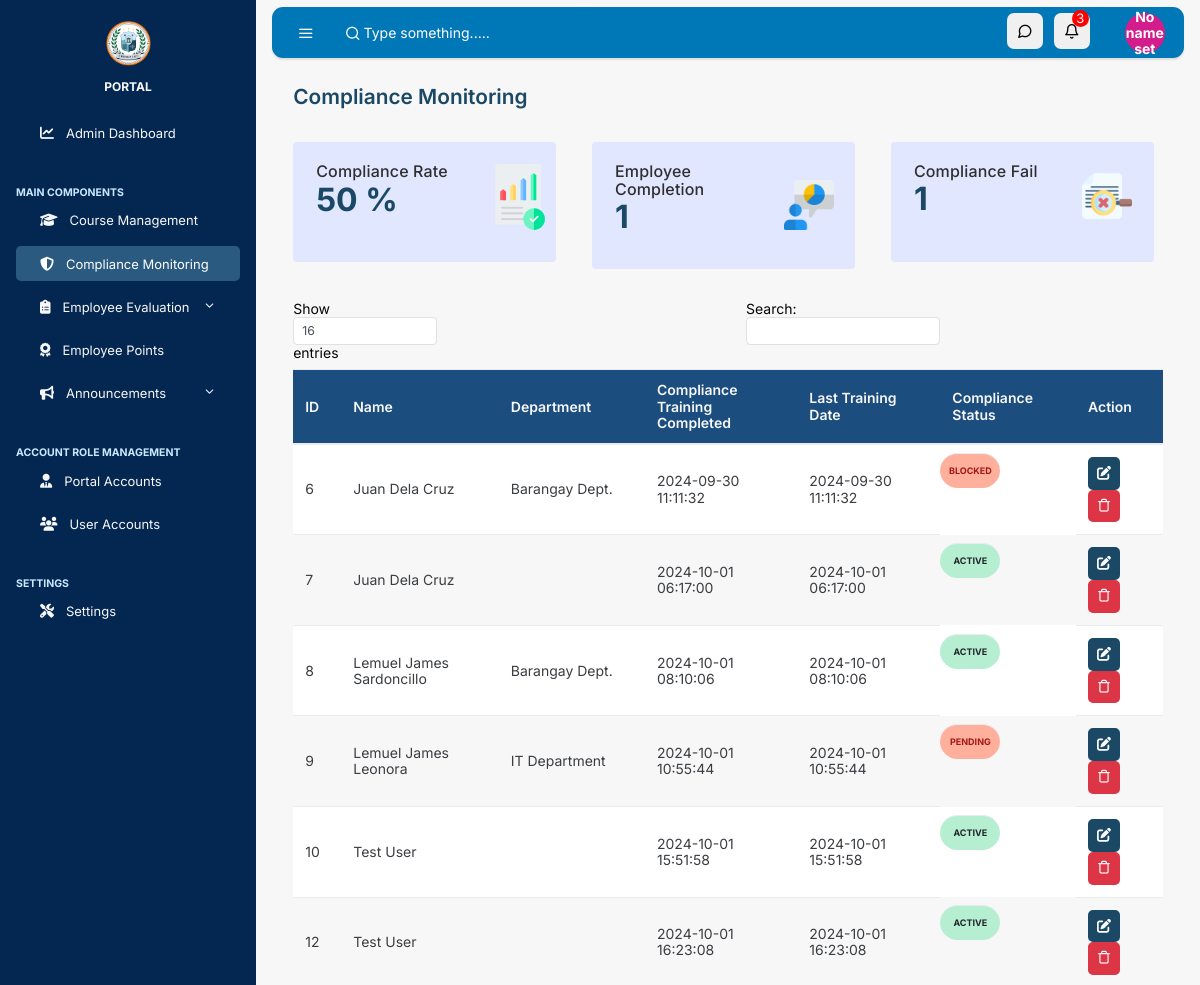
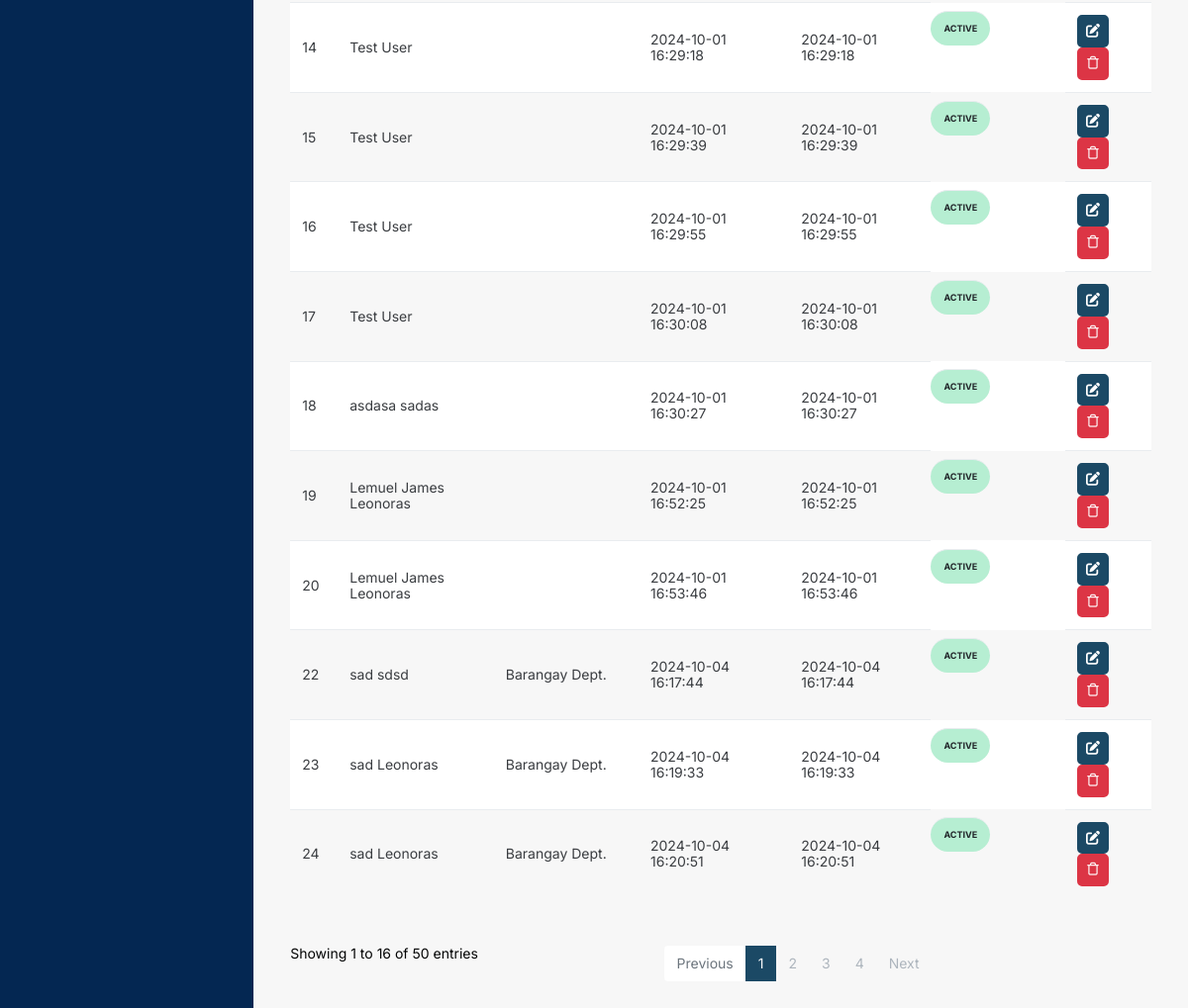
Screenshot of /admin/main/compliance/comp-monitoring (signed in) with the database file from the repository (2 pictures, top to bottom).
### tables this page shows
CREATE TABLE `user_accounts` (
  `id` int(11) NOT NULL,
  `firstname` varchar(255) NOT NULL,
  `lastname` varchar(255) NOT NULL,
  `email` varchar(255) NOT NULL,
  `verification_email` varchar(255) DEFAULT NULL,
  `phone_number` varchar(20) NOT NULL,
  `address` text NOT NULL,
  `job_title` varchar(255) NOT NULL,
  `department` varchar(255) NOT NULL,
  `employee_id` varchar(255) NOT NULL,
  `date_of_hire` date NOT NULL,
  `job_function` varchar(255) NOT NULL,
  `supervisor_name` varchar(255) NOT NULL,
  `supervisor_email` varchar(255) NOT NULL,
  `location` varchar(255) NOT NULL,
  `password` varchar(255) NOT NULL,
  `created_at` timestamp NOT NULL DEFAULT current_timestamp(),
  `updated_at` timestamp NOT NULL DEFAULT current_timestamp() ON UPDATE current_timestamp(),
  `profile_picture` varchar(255) DEFAULT NULL,
  `role` varchar(50) DEFAULT 'Employee',
  `status` varchar(10) DEFAULT 'active',
  `verification_code` varchar(32) DEFAULT NULL,
  `blocked_at` datetime DEFAULT NULL,
  `reset_token_hash` varchar(64) DEFAULT NULL,
  `reset_token_expires_at` datetime DEFAULT NULL
);

### admin/main/compliance/comp-monitoring.php (the view, shortened to what this page needs)
<?php
include('../../../connection.php');
  $stmt = $conn->prepare("SELECT * FROM notifications ORDER BY id DESC");
  $stmt->execute();
  $result = $stmt->get_result();
  $notifications = array();
  while ($row = $result->fetch_assoc()) {
    $notifications[] = $row;
  }
  $notificationCount = count($notifications);
?>
<!DOCTYPE html>
<html lang="en">
  <head>
    <link rel="stylesheet" href="https://cdn.jsdelivr.net/npm/@fortawesome/fontawesome-free@6.6.0/css/fontawesome.min.css">
    <link rel ="stylesheet" href="https://cdnjs.cloudflare.com/ajax/libs/font-awesome/6.6.0/css/all.min.css">
    <link rel="stylesheet" href="../../../css/simplebar.css">
    <link rel="stylesheet" href="../../../css/feather.css">
    <link rel="stylesheet" href="../../../css/main.css">
  </head>
  <body class="vertical  light  ">
    <div class="wrapper">
      <nav class="topnav navbar navbar-light">
        <button type="button" class="navbar-toggler text-muted mt-2 p-0 mr-3 collapseSidebar">
          <i class="fe fe-menu navbar-toggler-icon"></i>
        </button>
        <form class="form-inline mr-auto searchform text-muted">
          <input class="form-control  bg-transparent border-0 pl-4 " type="search" placeholder="Type something....." aria-label="Search">
        </form>
        <ul class="nav">
          <li class="nav-item">
            <section class="nav-link text-muted my-2 circle-icon" href="#" data-toggle="modal" data-target=".modal-shortcut">
              <span class="fe fe-message-circle fe-16"></span>
            </section>
          </li>
          <li class="nav-item nav-notif">
  <section class="nav-link text-muted my-2 circle-icon" href="#" data-toggle="modal" data-target=".modal-notif">
    <span class="fe fe-bell fe-16"></span>
    <?php if ($notificationCount > 0) { ?>
      <span id="notification-count" style="
        position: absolute;
        top: 5px; right: 1px;
        font-size:13px; color: white;
        background-color: red;
        width:17px;
        height: 17px;
        display: flex;
        justify-content: center;
        align-items: center;
        border-radius: 50px;
      "><?php echo $notificationCount; ?></span>
    <?php } ?>
  </section>
</li>
          <li class="nav-item dropdown">
            <span class="nav-link text-muted pr-0 avatar-icon" href="#" id="navbarDropdownMenuLink" role="button" data-toggle="dropdown" aria-haspopup="true" aria-expanded="false">
            <span class="avatar avatar-sm mt-2">
  <div class="avatar-img rounded-circle avatar-initials-min text-center position-relative">
  <?php
$stmt = $conn->prepare("SELECT firstname, lastname FROM admin_accounts WHERE id = ?");
$stmt->bind_param("i", $_SESSION['id']);
$stmt->execute();
$result = $stmt->get_result();
if ($result->num_rows > 0) {
  $row = $result->fetch_assoc();
  $_SESSION["firstname"] = $row['firstname'];
  $_SESSION["lastname"] = $row['lastname'];
  $name = $_SESSION["firstname"] . ' ' . $_SESSION["lastname"];
  $name_array = explode(" ", $name);
  $initials = strtoupper($name_array[0][0] . $name_array[count($name_array) - 1][0]);
  echo $initials;
} else {
  echo "No name set";
}
?>
  </div>
</span>
</span>
          </li>
        </ul>
      </nav>
      <aside class="sidebar-left border-right bg-white " id="leftSidebar" data-simplebar>
        <nav class="vertnav navbar-side navbar-light">
          <div class="w-100 mb-4 d-flex">
            <a class="navbar-brand mx-auto mt-2 flex-fill text-center" href="#">
                <img src="../../../assets/images/unified-lgu-logo.png" width="45">
            <div class="brand-title">
            <br>
              <span>PORTAL</span>
            </div>
            </a>
          </div>
          <ul class="navbar-nav flex-fill w-100 mb-2">
            <li class="nav-item dropdown">
              <a class="nav-link" href="../../../admin/main/dashboard">
              <i class="fas fa-chart-line"></i>
                <span class="ml-3 item-text">Admin Dashboard</span>
              </a>
            </li>
          </ul>
          <p class="text-muted-nav nav-heading mt-4 mb-1">
          <span style="font-size: 10.5px; font-weight: bold; font-family: 'Inter', sans-serif;">MAIN COMPONENTS</span>
          </p>
          <ul class="navbar-nav flex-fill w-100 mb-2">
          <ul class="navbar-nav flex-fill w-100 mb-2">
            <li class="nav-item w-100">
              <a class="nav-link" href="../../../admin/main/courses/course_mgmt">
              <i class="fa-solid fa-graduation-cap"></i>
                <span class="ml-3 item-text">Course Management</span>
              </a>
            </li>
          </ul>
          <ul class="navbar-nav active  flex-fill w-100 mb-2">
            <li class="nav-item w-100">
              <a class="nav-link" href="../../../admin/main/compliance/comp-monitoring">
              <i class="fa-solid fa-shield-halved"></i>
                <span class="ml-3 item-text">Compliance Monitoring</span>
              </a>
            </li>
          </ul>
          <ul class="navbar-nav flex-fill w-100 mb-2">
            <li class="nav-item dropdown">
              <a href="#tables" data-toggle="collapse" aria-expanded="false" class="dropdown-toggle nav-link">
              <i class="fa-solid fa-clipboard-list"></i>
                <span class="ml-3 item-text">Employee Evaluation</span><span class="sr-only">(current)</span>
              </a>
            </li>
          </ul>
          <ul class="navbar-nav flex-fill w-100 mb-2">
            <li class="nav-item w-100">
            <a class="nav-link" href="../../../admin/main/employee/emp-points">
            <i class="fa-solid fa-award"></i>
                <span class="ml-3 item-text">Employee Points</span>
              </a>
            </li>
          </ul>
          <ul class="navbar-nav flex-fill w-100 mb-2">
            <li class="nav-item dropdown">
              <a href="#dashboard" data-toggle="collapse" aria-expanded="false" class="dropdown-toggle nav-link">
              <i class="fa-solid fa-bullhorn"></i>
                <span class="ml-3 item-text">Announcements</span><span class="sr-only">(current)</span>
              </a>
            </li>
          </ul>
          <p class="text-muted-nav nav-heading mt-4 mb-1">
          <span style="font-size: 10.5px; font-weight: bold; font-family: 'Inter', sans-serif;">ACCOUNT ROLE MANAGEMENT</span>
          </p>
          <ul class="navbar-nav flex-fill w-100 mb-2">
            <li class="nav-item w-100">
              <a class="nav-link" href="../../../admin/account_mgmt/admin-account">
              <i class="fa-solid fa-user-tie"></i>
                <span class="ml-3 item-text">Portal Accounts</span>
              </a>
            </li>
          </ul>
          <ul class="navbar-nav flex-fill w-100 mb-2">
            <li class="nav-item w-100">
            <a class="nav-link" href="../../../admin/account_mgmt/user-account">
            <i class="fa-solid fa-users"></i>
                <span class="ml-3 item-text">User Accounts</span>
              </a>
            </li>
          </ul>
          <p class="text-muted-nav nav-heading mt-4 mb-1">
          <span style="font-size: 10.5px; font-weight: bold; font-family: 'Inter', sans-serif;">SETTINGS</span>
          </p>
          <ul class="navbar-nav flex-fill w-100 mb-2">
            <li class="nav-item w-100">
              <a class="nav-link" href="../../../admin/user/settings">
              <i class="fa-solid fa-screwdriver-wrench"></i>
                <span class="ml-3 item-text">Settings</span>
              </a>
            </li>
          </ul>
        </nav>
      </aside>
      <main role="main" class="main-content">
      <div class="col">
      <h2 class="h5 page-title">Compliance Monitoring</h2>
</div>
      <?php
$result = $conn->query("SELECT COUNT(*) as total_users FROM user_accounts");
if ($result->num_rows > 0) {
    $row = $result->fetch_assoc();
    $total_users = $row["total_users"];
} else {
    $total_users = 0;
}
$result_active = $conn->query("SELECT COUNT(*) as active_users FROM admin_accounts WHERE status = 'active'");
if ($result_active->num_rows > 0) {
    $row_active = $result_active->fetch_assoc();
    $active_users = $row_active["active_users"];
} else {
    $active_users = 0;
}
?>
      <div class="container-fluid">
          <div class="row justify-content-center">
    </div>
    <div class="row my-4">
<div class="col-md-4">
  <div class="card  mb-4">
    <div class="card-body">
      <div class="row align-items-center">
        <div class="col">
          <small class="text-muted-show mb-1">Compliance Rate</small>
          <h3 class="card-title" style="font-size:32px;"><?php
echo$total_users;
?> %</h3>
        </div>
        <div class="col-4 text-right">
          <span class="sparkline "><img src="../../../assets/images/evaluate.png"  width="70"></span>
        </div>
      </div>
    </div>
  </div>
</div>
<div class="col-md-4">
  <div class="card  mb-4">
    <div class="card-body">
      <div class="row align-items-center">
        <div class="col">
          <small class="text-muted-show mb-1">Employee Completion</small>
          <h3 class="card-title" style="font-size:32px;"><?php
echo$active_users;
?></h3>
        </div>
        <div class="col-4 text-right">
          <span class="sparkline"><img src="../../../assets/images/employee.png" width="50"></span>
        </div>
      </div>
    </div>
  </div>
</div>
<div class="col-md-4">
  <div class="card mb-4">
    <div class="card-body">
      <div class="row align-items-center">
        <div class="col">
          <small class="text-muted-show mb-1">Compliance Fail</small>
          <h3 class="card-title" style="font-size:32px;">1</h3>
        </div>
        <div class="col-4 text-right">
          <span class="sparkline"><img src="../../../assets/images/audit.png" width="50"></span>
        </div>
      </div>
    </div>
  </div>
</div>
</div>
  <table class="table datatables table-striped table-hover" id="dataTable-1">
<thead style="padding:20px">
          <th colspan="1">ID</th>
        <th>Name</th>
          <th>Department</th>
          <th>Compliance Training Completed</th>
          <th>Last Training Date</th>
          <th>Compliance Status</th>
          <th>Action</th>
        </thead>
        <tbody>
        <?php
$sql = "SELECT * FROM user_accounts";
$stmt = $conn->prepare($sql);
$stmt->execute();
$result = $stmt->get_result();
if ($result->num_rows > 0) {
  while($row = $result->fetch_assoc()) {
    echo "<tr>";
    echo "<td>" . $row["id"]. "</td>";
    echo "<td >" . $row["firstname"]. " " . $row["lastname"]."</td>";
    echo "<td style='max-width:200px; overflow: hidden; text-overflow: ellipsis; white-space: nowrap;'>" . $row["department"]. "</td>";
    echo "<td>". substr($row["created_at"], 0, 20) . "</td>";
    if (isset($row["created_at"])) {
      echo "<td>" . substr($row["created_at"], 0, 20) . "</td>";
    } else {
      echo "<td></td>";
    }
    if ($row["status"] == "active") {
      echo "<td style='text-align:center;' class='badge-status badge-success-active'>" . $row["status"] . "</td>";
  } else {
      echo "<td class='badge-status badge-danger-blocked'>" . $row["status"] . "</td>";
  }
    echo "<td>
          <button type='button' class='list-button btn-primary' data-toggle='modal' data-target='#editModal" . $row["id"] . "'><i class='fa-solid fa-edit fe-14' data-bs-toggle='tooltip' title='Update'></i></button>&nbsp;&nbsp;&nbsp;&nbsp;
          ";
            echo "<button type='button' class='list-button btn-danger' data-toggle='modal' data-target='#deleteModal" . $row["id"] . "'><i class='fe fe-trash fe-14'></i></button> ";
          echo "</td>";
          echo "</tr>";
            }
        }
      else {
        echo "<tr><td colspan='7' style='font-size: 15px; text-align: center; padding:20px;'>No data found.</td></tr>";
      }
      ?>
                    </tbody>
                  </table>
                </div>
              </div>
  </body>
</html>

### css/simplebar.css (style rules this page uses)
[data-simplebar] { position: relative; flex-direction: column; flex-wrap: wrap; justify-content: flex-start; align-content: flex-start; align-items: flex-start; }

### css/feather.css (style rules this page uses)
.fe { font-family: "feather" !important; speak: none; font-style: normal; font-weight: normal; font-variant: normal; text-transform: none; line-height: 1; -webkit-font-smoothing: antialiased; -moz-osx-font-smoothing: grayscale; }
.fe-16 { font-size: 16px; }
.fe-bell:before { content: ""; }
.fe-menu:before { content: ""; }
.fe-message-circle:before { content: ""; }
.fe-trash:before { content: ""; }

### rows the page displays
user_accounts: id "6", firstname "Juan", lastname "Dela Cruz", department "Barangay Dept.", created_at "2024-09-30 11:11:32", status "BLOC…"
user_accounts: id "7", firstname "Juan", lastname "Dela Cruz", created_at "2024-10-01 06:17:00", status "ACTIVE"
user_accounts: id "8", firstname "Lemuel James", lastname "Sardoncillo", department "Barangay Dept.", created_at "2024-10-01 08:10:06", status "ACTIVE"
user_accounts: id "9", firstname "Lemuel James", lastname "Leonora", department "IT Department", created_at "2024-10-01 10:55:44", status "PENDI…"
user_accounts: id "10", firstname "Test", lastname "User", created_at "2024-10-01 15:51:58", status "ACTIVE"
user_accounts: id "12", firstname "Test", lastname "User", created_at "2024-10-01 16:23:08", status "ACTIVE"
user_accounts: id "14", firstname "Test", lastname "User", created_at "2024-10-01 16:29:18", status "ACTIVE"
user_accounts: id "15", firstname "Test", lastname "User", created_at "2024-10-01 16:29:39", status "ACTIVE"
user_accounts: id "16", firstname "Test", lastname "User", created_at "2024-10-01 16:29:55", status "ACTIVE"
user_accounts: id "17", firstname "Test", lastname "User", created_at "2024-10-01 16:30:08", status "ACTIVE"
user_accounts: id "18", firstname "asdasa", lastname "sadas", created_at "2024-10-01 16:30:27", status "ACTIVE"
user_accounts: id "19", firstname "Lemuel James", lastname "Leonoras", created_at "2024-10-01 16:52:25", status "ACTIVE"
user_accounts: id "20", firstname "Lemuel James", lastname "Leonoras", created_at "2024-10-01 16:53:46", status "ACTIVE"
user_accounts: id "22", firstname "sad", lastname "sdsd", department "Barangay Dept.", created_at "2024-10-04 16:17:44", status "ACTIVE"
user_accounts: id "23", firstname "sad", lastname "Leonoras", department "Barangay Dept.", created_at "2024-10-04 16:19:33", status "ACTIVE"
user_accounts: id "24", firstname "sad", lastname "Leonoras", department "Barangay Dept.", created_at "2024-10-04 16:20:51", status "ACTIVE"

### other values shown
$notificationCount "3"
$total_users "50"
$active_users "1"
